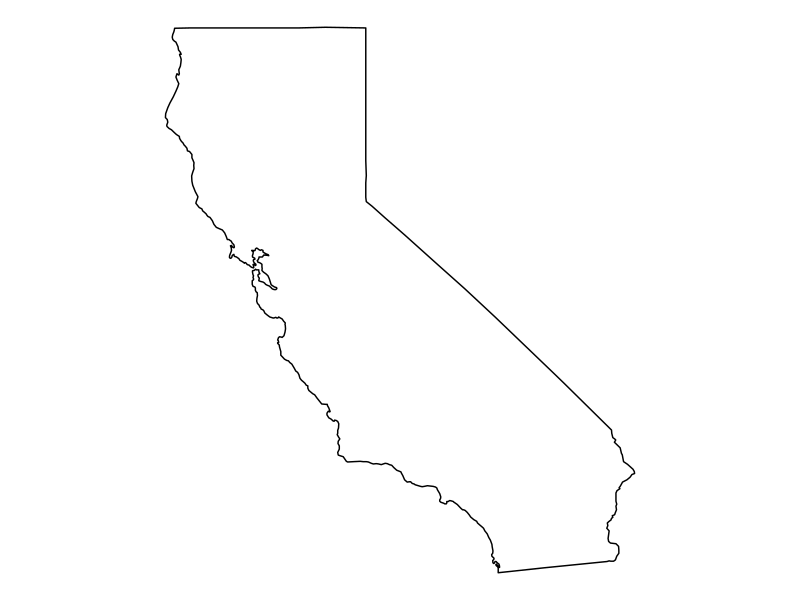

Source code (R):
#Import libraries
library(readxl)
library(ggplot2)
library(maps)
library(tidyverse)

#Create outline of California (or any state)
MainStates <- map_data("state")
Cali <- subset(MainStates, region %in% c("california"))

ca_df <- MainStates %>%
  filter(region == "california")

counties <- map_data("county")
ca_county <- counties %>%
  filter(region == "california")

#Plot outline of California (or any state)
ca_base <- ggplot(data = ca_df, mapping = aes(x = long, y = lat, group = group)) +
  coord_quickmap() +
  geom_polygon(color = "black", fill = "white")
ca_base + theme_void()
